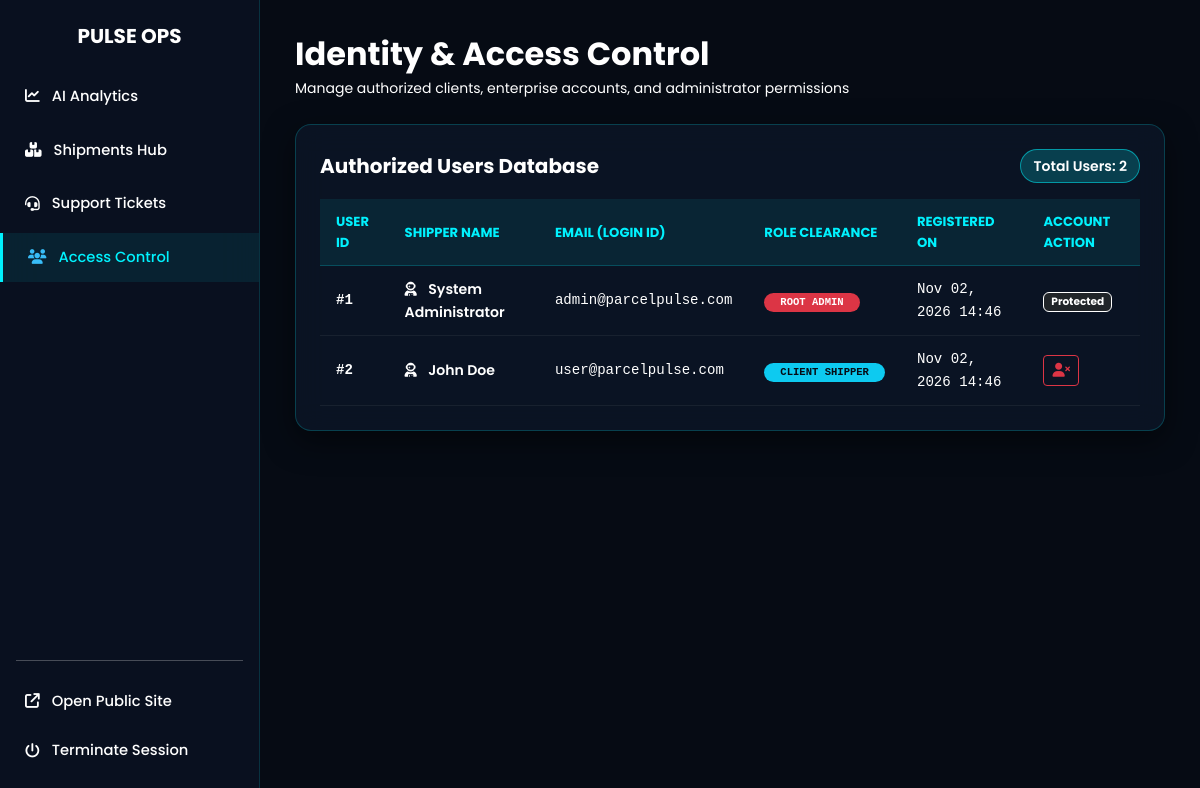
The page /admin/users.php (signed in) on the database its author committed.
### tables this page shows
CREATE TABLE IF NOT EXISTS `users` (
    `id` int(11) NOT NULL AUTO_INCREMENT,
    `name` varchar(100) NOT NULL,
    `email` varchar(100) NOT NULL UNIQUE,
    `password` varchar(255) NOT NULL,
    `role` enum('user', 'admin') DEFAULT 'user',
    `created_at` timestamp DEFAULT CURRENT_TIMESTAMP,
    PRIMARY KEY (`id`)
);

### admin/users.php (the view, shortened to what this page needs)
<?php
include('../config/db.php');
$query = "SELECT * FROM users ORDER BY created_at DESC";
$result = $conn->query($query);
?>
<!DOCTYPE html>
<html lang="en">
<head>
    <link href="https://cdn.jsdelivr.net/npm/bootstrap@5.3.3/dist/css/bootstrap.min.css" rel="stylesheet">
    <link rel="stylesheet" href="https://cdnjs.cloudflare.com/ajax/libs/font-awesome/6.5.2/css/all.min.css">
    <link rel="stylesheet" href="../assets/css/style.css">
</head>
<body>
<div class="sidebar">
    <div>
        <div class="sidebar-brand text-center mb-4">
            <h5 class="fw-bold mb-0 text-white">PULSE <span style="color: #00f2fe;">OPS</span></h5>
        </div>
        <nav class="d-flex flex-column gap-1">
            <a class="nav-link-admin" href="dashboard.php">
                <i class="fa-solid fa-chart-line"></i> AI Analytics
            </a>
            <a class="nav-link-admin" href="shipment.php">
                <i class="fa-solid fa-boxes-stacked"></i> Shipments Hub
            </a>
            <a class="nav-link-admin" href="complaints.php">
                <i class="fa-solid fa-headset"></i> Support Tickets
            </a>
            <a class="nav-link-admin active" href="users.php">
                <i class="fa-solid fa-users text-info"></i> Access Control
            </a>
        </nav>
    </div>
    <div>
        <hr class="border-secondary opacity-25 mx-3 my-3">
        <a class="nav-link-admin text-secondary" href="../index.php">
            <i class="fa-solid fa-arrow-up-right-from-square"></i> Open Public Site
        </a>
        <a class="nav-link-admin text-danger" href="../logout.php">
            <i class="fa-solid fa-power-off"></i> Terminate Session
        </a>
    </div>
</div>
<div class="main-content">
    <div class="d-flex justify-content-between align-items-center mb-4">
        <div>
            <h2 class="fw-bold text-white mb-1">Identity & Access Control</h2>
            <p class="text-secondary small mb-0">Manage authorized clients, enterprise accounts, and administrator permissions</p>
        </div>
    </div>
    <div class="admin-card">
        <div class="d-flex justify-content-between align-items-center mb-3">
            <h5 class="fw-bold text-white mb-0">Authorized Users Database</h5>
            <span class="badge-cyan small">Total Users: <?php echo $result ? $result->num_rows : 0; ?></span>
        </div>
        <div class="table-responsive">
            <table class="table-dark-glass">
                <thead>
                    <tr>
                        <th>User ID</th>
                        <th>Shipper Name</th>
                        <th>Email (Login ID)</th>
                        <th>Role Clearance</th>
                        <th>Registered On</th>
                        <th>Account Action</th>
                    </tr>
                </thead>
                <tbody>
                    <?php if ($result && $result->num_rows > 0): ?>
                        <?php while ($u = $result->fetch_assoc()): ?>
                            <tr>
                                <td class="font-monospace text-info fw-bold">#<?php echo $u['id']; ?></td>
                                <td class="text-white fw-semibold">
                                    <i class="fa-solid fa-user-astronaut text-secondary me-2"></i>
                                    <?php echo htmlspecialchars($u['name']); ?>
                                </td>
                                <td class="font-monospace"><?php echo htmlspecialchars($u['email']); ?></td>
                                <td>
                                    <?php if ($u['role'] === 'admin'): ?>
                                        <span class="badge bg-danger rounded-pill px-3 py-1 font-monospace">ROOT ADMIN</span>
                                    <?php else: ?>
                                        <span class="badge bg-info text-dark rounded-pill px-3 py-1 font-monospace">CLIENT SHIPPER</span>
                                    <?php endif; ?>
                                </td>
                                <td class="small text-secondary font-monospace"><?php echo date('M d, Y H:i', strtotime($u['created_at'])); ?></td>
                                <td>
                                    <?php if ($u['id'] !== 1 && $u['role'] !== 'admin'): ?>
                                        <form method="POST" onsubmit="return confirm('Confirm revocation of user clearance?')" class="d-inline">
                                            <button type="submit" name="delete_user" class="btn btn-sm btn-outline-danger" title="Revoke User Access">
                                                <i class="fa-solid fa-user-xmark"></i>
                                            </button>
                                        </form>
                                    <?php else: ?>
                                        <span class="badge bg-dark text-secondary border border-secondary">Protected</span>
                                    <?php endif; ?>
                                </td>
                            </tr>
                        <?php endwhile; ?>
                    <?php else: ?>
                        <tr><td colspan="6" class="text-center py-4 text-secondary">No user records found.</td></tr>
                    <?php endif; ?>
                </tbody>
            </table>
        </div>
    </div>
</div>
</body>
</html>

### assets/css/style.css (style rules this page uses)
:root { --bg-main: #060b14; --bg-secondary: #0a1120; --bg-card: rgba(14, 23, 42, 0.85); --bg-card-hover: rgba(18, 30, 56, 0.95); --bg-glass: rgba(15, 23, 42, 0.75); --bg-glass-border: rgba(0, 242, 254, 0.25); --bg-glass-border-hover: rgba(0, 242, 254, 0.6); --cyan: #00f2fe; --cyan-glow: rgba(0, 242, 254, 0.45); --blue: #4facfe; --blue-dark: #1e3a8a; --purple: #8b5cf6; --green: #10b981; --yellow: #f59e0b; --red: #ef4444; --text-primary: #ffffff; --text-secondary: #ffffff; --text-muted: #ffffff; --text-cyan: #38bdf8; --bs-body-color: #ffffff !important; --bs-body-color-rgb: 255, 255, 255 !important; --bs-secondary-color: #ffffff !important; --bs-secondary-rgb: 255, 255, 255 !important; --bs-tertiary-color: #ffffff !important; --bs-tertiary-color-rgb: 255, 255, 255 !important; --radius-sm: 8px; --radius-md: 14px; --radius-lg: 20px; --radius-full: 9999px; --transition: all 0.3s cubic-bezier(0.4, 0, 0.2, 1); --shadow-glow: 0 0 25px rgba(0, 242, 254, 0.25); --shadow-glow-lg: 0 0 45px rgba(0, 242, 254, 0.4); }
* { margin: 0; padding: 0; box-sizing: border-box; }
html { scroll-behavior: smooth; }
body { font-family: 'Poppins', -apple-system, BlinkMacSystemFont, 'Segoe UI', Roboto, sans-serif; background-color: var(--bg-main); color: #ffffff !important; overflow-x: hidden; line-height: 1.6; min-height: 100vh; display: flex; flex-direction: column; }
body, p, span, div, label, small, .small, .lead, .form-label, .form-text, .text-secondary, .text-muted, .text-body-secondary, .text-body-tertiary, span.text-secondary, span.text-muted, p.text-secondary, p.text-muted, div.text-secondary, div.text-muted, small.text-secondary, small.text-muted, .dropdown-item, .nav-link-admin, .table-dark-glass td, .admin-card span, .admin-card small, .admin-card p, .pulse-card p, .pulse-card span, .pulse-card small, .glass-box p, .glass-box span, .glass-box small { color: #ffffff !important; --bs-text-opacity: 1 !important; opacity: 1 !important; }
.text-info { color: #38bdf8 !important; }
.text-danger { color: #ef4444 !important; }
.text-white { color: #ffffff !important; }
.badge.text-dark { color: #060b14 !important; }
.badge-cyan { background: rgba(0, 242, 254, 0.2); color: #ffffff; border: 1px solid rgba(0, 242, 254, 0.5); padding: 5px 12px; font-weight: 600; border-radius: var(--radius-full); }
.admin-card { background: rgba(14, 23, 42, 0.85); backdrop-filter: blur(15px); border: 1px solid rgba(0, 242, 254, 0.25); border-radius: 16px; padding: 24px; box-shadow: 0 10px 30px rgba(0, 0, 0, 0.6); }
.admin-card small, .admin-card span, .admin-card p { color: #ffffff !important; }

### admin/users.php (style rules this page uses)
body { background: #060b14; color: #ffffff; font-family: 'Poppins', sans-serif; overflow-x: hidden; }
.sidebar { position: fixed; top: 0; left: 0; width: 260px; height: 100vh; background: rgba(10, 17, 32, 0.95); backdrop-filter: blur(20px); border-right: 1px solid rgba(0, 242, 254, 0.15); padding: 24px 0; z-index: 1000; display: flex; flex-direction: column; justify-content: space-between; }
.nav-link-admin { color: #ffffff !important; padding: 13px 25px; display: flex; align-items: center; gap: 12px; transition: all 0.25s ease; font-weight: 500; font-size: 0.92rem; text-decoration: none; }
.nav-link-admin:hover, .nav-link-admin.active { color: #00f2fe !important; background: rgba(0, 242, 254, 0.08); border-left: 3px solid #00f2fe; }
.main-content { margin-left: 260px; padding: 35px; min-height: 100vh; }
.admin-card { background: rgba(14, 23, 42, 0.7); backdrop-filter: blur(15px); border: 1px solid rgba(0, 242, 254, 0.2); border-radius: 16px; padding: 24px; box-shadow: 0 10px 30px rgba(0, 0, 0, 0.5); }
.admin-card span, .admin-card small, .admin-card p { color: #ffffff !important; }
.table-dark-glass { color: #ffffff; width: 100%; }
.table-dark-glass th { background: rgba(0, 242, 254, 0.08); color: #00f2fe; border-bottom: 1px solid rgba(0, 242, 254, 0.2); font-size: 0.82rem; text-transform: uppercase; padding: 12px 16px; }
.table-dark-glass td { border-bottom: 1px solid rgba(255, 255, 255, 0.06); color: #ffffff !important; padding: 12px 16px; vertical-align: middle; font-size: 0.88rem; }

### rows shown on the page
users: id "1", name "System Administrator", email "admin@parcelpulse.com", role "ROOT ADMIN", created_at "Nov 02, 2026 14:46"
users: id "2", name "John Doe", email "user@parcelpulse.com", role "CLIENT SHIPPER", created_at "Nov 02, 2026 14:46"

### other values the page prints
$result->num_rows "2"
